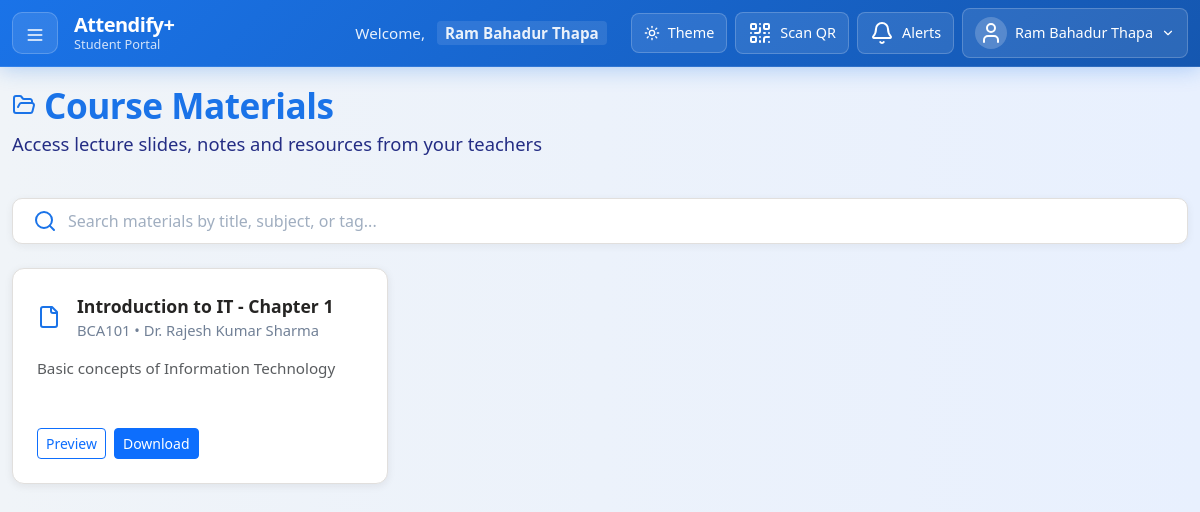
The app's page /views/student/view_materials.php (signed in) with its own data.
### tables this page shows
CREATE TABLE `materials` (
  `MaterialID` int(11) NOT NULL AUTO_INCREMENT,
  `TeacherID` int(11) NOT NULL,
  `SubjectID` int(11) NOT NULL,
  `Title` varchar(255) NOT NULL,
  `Description` text,
  `FileName` varchar(255) NOT NULL,
  `OriginalFileName` varchar(255) NOT NULL,
  `FileSize` bigint(20) NOT NULL,
  `FileType` varchar(50) NOT NULL,
  `FilePath` varchar(500) NOT NULL,
  `UploadDateTime` datetime NOT NULL DEFAULT CURRENT_TIMESTAMP,
  `IsActive` tinyint(1) NOT NULL DEFAULT 1,
  `DownloadCount` int(11) DEFAULT 0,
  `Tags` varchar(500),
  PRIMARY KEY (`MaterialID`),
  KEY `TeacherID` (`TeacherID`),
  KEY `SubjectID` (`SubjectID`),
  FOREIGN KEY (`TeacherID`) REFERENCES `teachers` (`TeacherID`) ON DELETE CASCADE,
  FOREIGN KEY (`SubjectID`) REFERENCES `subjects` (`SubjectID`) ON DELETE CASCADE
);

CREATE TABLE subjects (
  SubjectID INT AUTO_INCREMENT PRIMARY KEY,
  SubjectCode VARCHAR(20) NOT NULL,
  SubjectName VARCHAR(100) NOT NULL,
  CreditHour INT NOT NULL,
  LectureHour INT DEFAULT 48,
  IsElective BOOLEAN DEFAULT FALSE,
  DepartmentID INT NOT NULL,
  SemesterID INT NOT NULL,
  FOREIGN KEY (DepartmentID) REFERENCES departments(DepartmentID),
  FOREIGN KEY (SemesterID) REFERENCES semesters(SemesterID)
);

CREATE TABLE teachers (
  TeacherID INT AUTO_INCREMENT PRIMARY KEY,
  FullName VARCHAR(100) NOT NULL,
  Contact VARCHAR(20),
  Address VARCHAR(200),
  PhotoURL VARCHAR(255),
  LoginID INT NOT NULL UNIQUE,
  FOREIGN KEY (LoginID) REFERENCES login_tbl(LoginID)
);

### views/student/view_materials.php (the view, shortened to what this page needs)
<?php
require_once(__DIR__ . '/../../config/db_config.php');
$loginID = $_SESSION['LoginID'];
$studentStmt = $conn->prepare("SELECT StudentID, FullName, SemesterID, DepartmentID FROM students WHERE LoginID = ?");
$studentStmt->bind_param("i", $loginID);
$studentStmt->execute();
$studentRes = $studentStmt->get_result();
$studentRow = $studentRes->fetch_assoc();
$semesterID = $studentRow['SemesterID'];
$departmentID = $studentRow['DepartmentID'];
$materialsQuery = "
    SELECT m.*, s.SubjectCode, s.SubjectName, t.FullName as TeacherName
    FROM materials m
    JOIN subjects s ON m.SubjectID = s.SubjectID
    JOIN teachers t ON m.TeacherID = t.TeacherID
    WHERE s.SemesterID = ? AND s.DepartmentID = ? AND m.IsActive = 1
";
$params = [$semesterID, $departmentID];
$paramTypes = "ii";
$materialsQuery .= " ORDER BY m.UploadDateTime DESC LIMIT 100";
$materialsStmt = $conn->prepare($materialsQuery);
$materialsStmt->bind_param($paramTypes, ...$params);
$materialsStmt->execute();
$materialsResult = $materialsStmt->get_result();
?>
<!DOCTYPE html>
<html lang="en">
<head>
    <link rel="stylesheet" href="../../assets/css/dashboard_student.css">
    <link rel="stylesheet" href="../../assets/css/sidebar_student.css">
    <link href="https://cdn.jsdelivr.net/npm/bootstrap@5.3.0/dist/css/bootstrap.min.css" rel="stylesheet">
    <link rel="stylesheet" href="../../assets/css/view_materials.css">
</head>
<body>
    <?php include '../components/navbar_student.php'; ?>
    <div class="container-fluid dashboard-container main-content">
        <div class="page-header mb-4">
            <h2 class="page-title d-flex align-items-center gap-2">
                        <i data-lucide="folder-open"></i>
                        Course Materials
                    </h2>
                    <p class="page-subtitle mb-0">Access lecture slides, notes and resources from your teachers</p>
                </div>
        <div class="mb-4" id="materialsSearchBar">
            <div class="input-group">
                <span class="input-group-text bg-transparent border-end-0"><i data-lucide="search"></i></span>
                <input type="text" class="form-control" id="materialsSearchInput" placeholder="Search materials by title, subject, or tag...">
            </div>
        </div>
        <div class="row g-4" id="materialsCardGrid">
            <?php if ($materialsResult->num_rows > 0): ?>
                    <?php while ($material = $materialsResult->fetch_assoc()): ?>
                    <div class="col-md-6 col-lg-4 material-card-item" data-title="<?= strtolower(htmlspecialchars($material['Title'])) ?>" data-subject="<?= strtolower(htmlspecialchars($material['SubjectCode'])) ?>" data-tags="<?= strtolower(htmlspecialchars($material['Tags'])) ?>">
                        <div class="teams-card p-4 d-flex flex-column gap-2 h-100">
                            <div class="d-flex align-items-center gap-3 mb-2">
                                <span class="teams-file-icon" data-lucide="file"></span>
                                <div>
                                    <div class="fw-semibold teams-file-name" style="font-size:1.1rem;"> <?= htmlspecialchars($material['Title']) ?> </div>
                                    <div class="teams-file-meta" style="font-size:0.92rem;">
                                        <?= htmlspecialchars($material['SubjectCode']) ?> &bull; <?= htmlspecialchars($material['TeacherName']) ?>
                                    </div>
                                </div>
                            </div>
                            <?php if (!empty($material['Description'])): ?>
                                <div class="text-muted mb-2" style="font-size:0.95rem;">
                                    <?= htmlspecialchars(strlen($material['Description']) > 80 ? substr($material['Description'], 0, 80) . '...' : $material['Description']) ?>
                                </div>
                                <?php endif; ?>
                            <div class="d-flex gap-2 mt-auto">
                                <button class="btn btn-outline-primary btn-sm preview-btn" data-id="<?= $material['MaterialID'] ?>" data-type="<?= strtolower($material['FileType']) ?>" data-file="<?= htmlspecialchars($material['FileName']) ?>">Preview</button>
                                <a class="btn btn-primary btn-sm download-btn" href="download_material.php?id=<?= $material['MaterialID'] ?>" data-id="<?= $material['MaterialID'] ?>" target="_blank" download>Download</a>
                                </div>
                            </div>
                        </div>
                    <?php endwhile; ?>
            <?php endif; ?>
        </div>
    </div>
</body>
</html>

### assets/css/dashboard_student.css (style rules this page uses)
:root { --navbar-height: 60px; --bg-light: linear-gradient(to right, #f0f4f8, #e8f0fe); --bg-dark: #121212; --card-light: #ffffff; --card-dark: #1f1f1f; --text-light: #333; --text-dark: #eee; --accent-light: #1A73E8; --accent-dark: rgba(0, 212, 170, 1); --navbar-light: var(--accent-light); --navbar-dark: var(--accent-dark); --text-muted-light: #6c757d; --text-muted-dark: #a0a0a0; --border-light: #f8f9fa; --border-dark: #333; --shadow-light: rgba(0, 0, 0, 0.1); --shadow-dark: rgba(0, 0, 0, 0.3); }
body { font-family: 'Poppins', sans-serif; background: var(--bg-light); color: var(--text-light); margin: 0; transition: all 0.3s ease; overflow-x: hidden; padding-top: var(--navbar-height); }
.main-content { margin-left: 0 !important; min-height: calc(100vh - var(--navbar-height)); transition: margin-left 0.3s ease; width: 100%; padding-top: 0; }
.dashboard-container { padding: 2rem; transition: all 0.3s ease; max-width: 100%; overflow-x: hidden; }
.page-header { margin-bottom: 2rem; }
.page-title { font-size: 2.2rem; font-weight: 700; color: var(--accent-light); margin-bottom: 0.5rem; display: flex; align-items: center; gap: 0.5rem; }
.text-muted { color: var(--text-muted-light) !important; }
.dashboard-container h2 { color: var(--accent-light); }

### assets/css/sidebar_student.css (style rules this page uses)
:root { --sidebar-width: 280px; --navbar-height: 60px; --sidebar-transition: all 0.3s cubic-bezier(0.25, 0.8, 0.25, 1); --overlay-transition: all 0.3s ease; }
.main-content { transition: margin-left 0.3s ease; width: 100%; min-height: calc(100vh - var(--navbar-height)); }

### assets/css/view_materials.css (style rules this page uses)
:root { --primary-color: #1a73e8; --secondary-color: #34a853; --accent-color: #ea4335; --warning-color: #fbbc04; --text-primary: #2d3748; --text-secondary: #718096; --text-muted: #a0aec0; --border-light: #e2e8f0; --bg-subtle: #f8fafc; --bg-white: #ffffff; --shadow-sm: 0 1px 3px rgba(0, 0, 0, 0.1); --shadow-md: 0 4px 6px rgba(0, 0, 0, 0.1); --shadow-lg: 0 10px 15px rgba(0, 0, 0, 0.1); --border-radius: 12px; --border-radius-sm: 8px; --transition: all 0.3s ease; }
.page-header { background: none !important; box-shadow: none !important; border-radius: 0 !important; padding: 0 0 1rem 0 !important; margin-bottom: 2rem; }
.page-title { color: #1a73e8; font-weight: 800; font-size: 2.2rem; letter-spacing: -0.5px; text-shadow: none !important; background: none !important; margin-bottom: 0.25rem; display: flex; align-items: center; gap: 0.5rem; }
.page-subtitle { color: #2d3748; font-size: 1.1rem; font-weight: 500; opacity: 0.95; margin-bottom: 0; }
.teams-card { background: #fff; border-radius: 12px; box-shadow: 0 2px 8px rgba(32,31,30,0.08); border: 1px solid #e1dfdd; padding: 2rem; margin-bottom: 2rem; transition: background 0.2s, color 0.2s; }
.teams-file-icon { font-size: 2rem; color: #1a73e8; flex-shrink: 0; }
.fw-semibold { font-weight: 600; color: #252423; }
.teams-file-meta { color: #718096; font-size: 0.95rem; }
#materialsSearchBar .input-group { background: #fff; border-radius: 10px; box-shadow: 0 2px 8px rgba(32,31,30,0.06); border: 1px solid #e1dfdd; padding: 0.25rem 0.5rem; align-items: center; }
#materialsSearchBar .form-control { background: transparent; border: none; color: #252423; font-size: 1rem; }
#materialsSearchBar .input-group-text { background: transparent; border: none; color: #1a73e8; font-size: 1.2rem; padding-right: 0; }
#materialsSearchBar .form-control::placeholder { color: #a0aec0; opacity: 1; }
.page-title { color: #1a73e8; font-weight: 800; font-size: 2.2rem; text-shadow: 0 2px 8px #fff, 0 1px 2px rgba(26,115,232,0.08); letter-spacing: -0.5px; }
.page-subtitle { color: #1a237e; font-size: 1.15rem; font-weight: 500; opacity: 0.95; }
.page-header, .page-title, .page-subtitle { border: none !important; box-shadow: none !important; background: none !important; }

### assets/css/navbar_admin.css (style rules this page uses)
:root { --accent-light: #1a73e8; --accent-dark: #047857; --card-light: #ffffff; --card-dark: #1f2937; --text-light: #374151; --text-dark: #f9fafb; --text-muted-light: #6b7280; --text-muted-dark: #9ca3af; --hover-light: #f3f4f6; --hover-dark: #374151; --navbar-height: 60px; }
body { padding-top: var(--navbar-height) !important; }
.main-content { margin-left: 0; min-height: calc(100vh - var(--navbar-height)); transition: margin-left 0.3s ease; }
.dashboard-container { padding-top: 1.5rem !important; padding-bottom: 2rem; }
.page-header { margin-bottom: 2rem; }
.main-content { margin-left: 0 !important; min-height: calc(100vh - var(--navbar-height)); transition: margin-left 0.3s ease; width: 100%; }

### records on screen
materials: Title "Introduction to IT - Chapter 1", SubjectID.SubjectCode "BCA101", TeacherID.FullName "Dr. Rajesh Kumar Sharma", Description "Basic concepts of Information Technology"

### other values on screen
$_SESSION['Username'] "Ram Bahadur Thapa"
